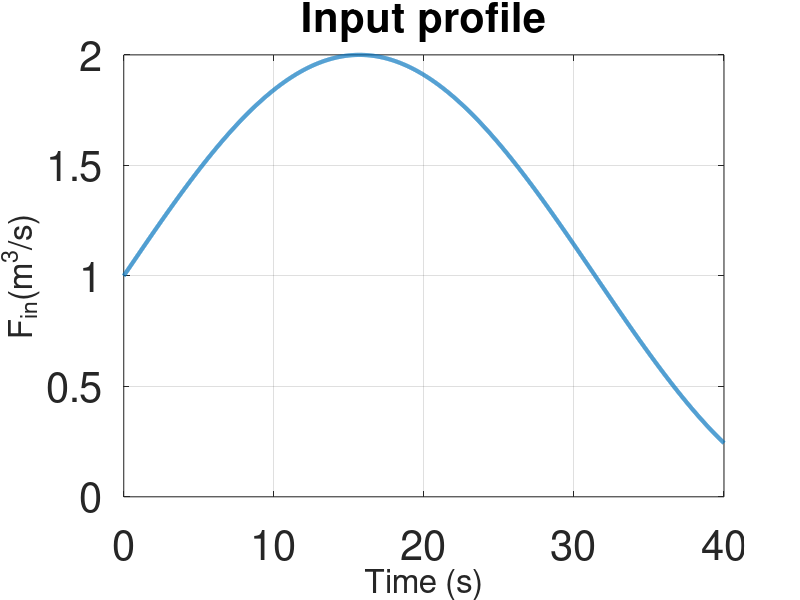

Source code (MATLAB): (Note: this script raises an error after producing the figure.)
% Delete all variables, close all figures,  clear the workspace
clear; close all; clc


%< ----------- System initial state and inputs -------------------->
A_1 = 2;                         % tank 1 cross sectional area, m^2
A_2 = 5;                         % tank 2 cross sectional area, m^2
tend = 40;                       % simulation end time
sigma_y = 0.01;                  % measurement noise std
sigma_x = [1, 1]';               % process noise std
R_1 = 1;                         % resistance to the flow F_1
R_2 = 1;                         % resistance to the flow F_2
u_func   = @(t) sin(0.1*t)+1;    % Input function
T = 0.01;                        % sample time
t = 0:T:tend;                    % Time horizon for simulation
u = u_func(t);

x0 = [0 1]';                     % True Initial state of the process 

plot(t,u,'LineWidth',3);         % Plot input profile
set(gca,'FontSize',30)
grid on
xlabel('Time (s)', 'FontSize', 24)
ylabel('F_{in}(m^3/s)', 'FontSize',24)
title('Input profile', 'FontSize',30)

%< ---------------------------------------------------------------->

%< -------------------- System matrices --------------------------->
A = [-1/(A_1*R_1) 0;1/(A_2*R_1) -1/(A_2*R_2)];  % State matrix
B = [1/A_1; 0];                                 % Input matrix
C = [0 1];                                      % Output matrix
% Discrete-time LTI matrices
Ad = (eye(size(A))+T*A);                       % Discrete State matrix
Bd = T*B;                                      % Discrete Input matrix
Cd = C;
Dd = 0;
%< ---------------------------------------------------------------->

%< -------------------- Fixing the observer gain ------------------>

L = place(Ad', Cd', [0.95 0.995])'

%< ----------------- Simulate the system -------------------------->
[t,h1,h2]=CascadeSimulator(A,B,x0,sigma_x,sigma_y,tend,u_func,T);
yn = h2;
%< ---------------------------------------------------------------->

%< --------------------- State estimation with noise -------------->
x0hatn = [0.5 0.5]';
xhatn(:,1) = x0hatn;
yhatn(:,1) = Cd*xhatn(:,1);
for i = 2:length(t)
xhatn(:,i) = Ad * xhatn(:,i-1)+Bd * u(1,i-1) + L *(yn(:,i-1) - yhatn(:,i-1));
yhatn(:,i) = Cd * xhatn(:,i);
end
%< ---------------------------------------------------------------->

%< ------------------------ Plot the results ----------------------->
figure()
subplot(1,2,1)
plot(t,h1(1,:),'LineWidth', 3)
hold on
plot(t,xhatn(1,:), '-.k','LineWidth',3)
grid on
set(gca,'FontSize',20)
xlabel('Time(s)', 'FontSize',20)
ylabel('h_1 (m)','FontSize',20)

subplot(1,2,2)
plot(t,h2(1,:),'LineWidth', 3)
hold on
plot(t,xhatn(2,:), '-.k','LineWidth',3)
grid on
set(gca,'FontSize',20)
xlabel('Time(s)','FontSize',20)
ylabel('h_2 (m)','FontSize',20)

legend('Process', 'State estimate')
%< ----------------------------------------------------------------->
